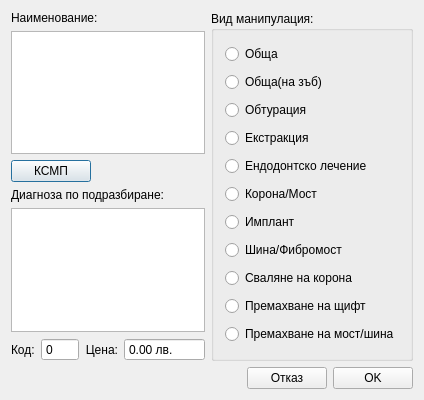
<?xml version="1.0" encoding="UTF-8"?>
<ui version="4.0">
 <class>ProcedureTemplateDialog</class>
 <widget class="QDialog" name="ProcedureTemplateDialog">
  <property name="geometry">
   <rect>
    <x>0</x>
    <y>0</y>
    <width>409</width>
    <height>400</height>
   </rect>
  </property>
  <property name="windowTitle">
   <string>ProcedureTemplateDialog</string>
  </property>
  <layout class="QVBoxLayout" name="verticalLayout_10">
   <item>
    <layout class="QHBoxLayout" name="horizontalLayout_6">
     <item>
      <layout class="QVBoxLayout" name="verticalLayout_9">
       <item>
        <layout class="QVBoxLayout" name="verticalLayout_8">
         <item>
          <widget class="QLabel" name="label">
           <property name="text">
            <string>Наименование:</string>
           </property>
          </widget>
         </item>
         <item>
          <widget class="TextEdit" name="nameEdit">
           <property name="acceptDrops">
            <bool>false</bool>
           </property>
           <property name="verticalScrollBarPolicy">
            <enum>Qt::ScrollBarAlwaysOff</enum>
           </property>
           <property name="horizontalScrollBarPolicy">
            <enum>Qt::ScrollBarAlwaysOff</enum>
           </property>
           <property name="acceptRichText">
            <bool>false</bool>
           </property>
          </widget>
         </item>
         <item>
          <layout class="QHBoxLayout" name="horizontalLayout">
           <item>
            <widget class="QPushButton" name="ksmpButton">
             <property name="text">
              <string>КСМП</string>
             </property>
            </widget>
           </item>
           <item>
            <spacer name="horizontalSpacer">
             <property name="orientation">
              <enum>Qt::Horizontal</enum>
             </property>
             <property name="sizeHint" stdset="0">
              <size>
               <width>40</width>
               <height>20</height>
              </size>
             </property>
            </spacer>
           </item>
          </layout>
         </item>
         <item>
          <widget class="QLabel" name="label_5">
           <property name="text">
            <string>Диагноза по подразбиране:</string>
           </property>
          </widget>
         </item>
         <item>
          <widget class="TextEdit" name="diagnosisEdit">
           <property name="acceptDrops">
            <bool>false</bool>
           </property>
           <property name="verticalScrollBarPolicy">
            <enum>Qt::ScrollBarAlwaysOff</enum>
           </property>
           <property name="horizontalScrollBarPolicy">
            <enum>Qt::ScrollBarAlwaysOff</enum>
           </property>
           <property name="acceptRichText">
            <bool>false</bool>
           </property>
          </widget>
         </item>
        </layout>
       </item>
       <item>
        <layout class="QHBoxLayout" name="horizontalLayout_5">
         <item>
          <layout class="QVBoxLayout" name="verticalLayout_6">
           <item>
            <widget class="QLabel" name="label_3">
             <property name="text">
              <string>Код:</string>
             </property>
            </widget>
           </item>
          </layout>
         </item>
         <item>
          <layout class="QVBoxLayout" name="verticalLayout_7">
           <item>
            <layout class="QHBoxLayout" name="horizontalLayout_4">
             <item>
              <widget class="QSpinBox" name="codeEdit">
               <property name="buttonSymbols">
                <enum>QAbstractSpinBox::NoButtons</enum>
               </property>
               <property name="maximum">
                <number>9999</number>
               </property>
              </widget>
             </item>
             <item>
              <widget class="QLabel" name="label_2">
               <property name="text">
                <string>Цена:</string>
               </property>
               <property name="alignment">
                <set>Qt::AlignRight|Qt::AlignTrailing|Qt::AlignVCenter</set>
               </property>
              </widget>
             </item>
             <item>
              <widget class="QDoubleSpinBox" name="priceEdit">
               <property name="buttonSymbols">
                <enum>QAbstractSpinBox::NoButtons</enum>
               </property>
               <property name="suffix">
                <string> лв.</string>
               </property>
               <property name="maximum">
                <double>99999.000000000000000</double>
               </property>
               <property name="value">
                <double>0.000000000000000</double>
               </property>
              </widget>
             </item>
            </layout>
           </item>
          </layout>
         </item>
        </layout>
       </item>
       <item>
        <spacer name="verticalSpacer_2">
         <property name="orientation">
          <enum>Qt::Vertical</enum>
         </property>
         <property name="sizeHint" stdset="0">
          <size>
           <width>20</width>
           <height>40</height>
          </size>
         </property>
        </spacer>
       </item>
      </layout>
     </item>
     <item>
      <widget class="QGroupBox" name="procedureType">
       <property name="title">
        <string>Вид манипулация:</string>
       </property>
       <layout class="QVBoxLayout" name="verticalLayout">
        <item>
         <widget class="QRadioButton" name="radioButton">
          <property name="text">
           <string>Обща</string>
          </property>
         </widget>
        </item>
        <item>
         <widget class="QRadioButton" name="radioButton_2">
          <property name="text">
           <string>Обща(на зъб)</string>
          </property>
         </widget>
        </item>
        <item>
         <widget class="QRadioButton" name="radioButton_3">
          <property name="text">
           <string>Обтурация</string>
          </property>
         </widget>
        </item>
        <item>
         <widget class="QRadioButton" name="radioButton_4">
          <property name="text">
           <string>Екстракция</string>
          </property>
         </widget>
        </item>
        <item>
         <widget class="QRadioButton" name="radioButton_5">
          <property name="text">
           <string>Ендодонтско лечение</string>
          </property>
         </widget>
        </item>
        <item>
         <widget class="QRadioButton" name="radioButton_6">
          <property name="text">
           <string>Корона/Мост</string>
          </property>
         </widget>
        </item>
        <item>
         <widget class="QRadioButton" name="radioButton_7">
          <property name="text">
           <string>Имплант</string>
          </property>
         </widget>
        </item>
        <item>
         <widget class="QRadioButton" name="radioButton_8">
          <property name="text">
           <string>Шина/Фибромост</string>
          </property>
         </widget>
        </item>
        <item>
         <widget class="QRadioButton" name="radioButton_9">
          <property name="text">
           <string>Сваляне на корона</string>
          </property>
         </widget>
        </item>
        <item>
         <widget class="QRadioButton" name="radioButton_10">
          <property name="text">
           <string>Премахване на щифт</string>
          </property>
         </widget>
        </item>
        <item>
         <widget class="QRadioButton" name="radioButton_11">
          <property name="text">
           <string>Премахване на мост/шина</string>
          </property>
         </widget>
        </item>
       </layout>
      </widget>
     </item>
    </layout>
   </item>
   <item>
    <spacer name="verticalSpacer">
     <property name="orientation">
      <enum>Qt::Vertical</enum>
     </property>
     <property name="sizeHint" stdset="0">
      <size>
       <width>20</width>
       <height>14</height>
      </size>
     </property>
    </spacer>
   </item>
   <item>
    <layout class="QHBoxLayout" name="horizontalLayout_7">
     <item>
      <spacer name="horizontalSpacer_3">
       <property name="orientation">
        <enum>Qt::Horizontal</enum>
       </property>
       <property name="sizeHint" stdset="0">
        <size>
         <width>40</width>
         <height>20</height>
        </size>
       </property>
      </spacer>
     </item>
     <item>
      <widget class="QPushButton" name="cancelButton">
       <property name="text">
        <string>Отказ</string>
       </property>
      </widget>
     </item>
     <item>
      <widget class="QPushButton" name="okButton">
       <property name="text">
        <string>OK</string>
       </property>
      </widget>
     </item>
    </layout>
   </item>
  </layout>
 </widget>
 <layoutdefault spacing="6" margin="11"/>
 <customwidgets>
  <customwidget>
   <class>TextEdit</class>
   <extends>QTextEdit</extends>
   <header>View/uiComponents/TextEdit.h</header>
  </customwidget>
 </customwidgets>
 <resources/>
 <connections/>
</ui>
